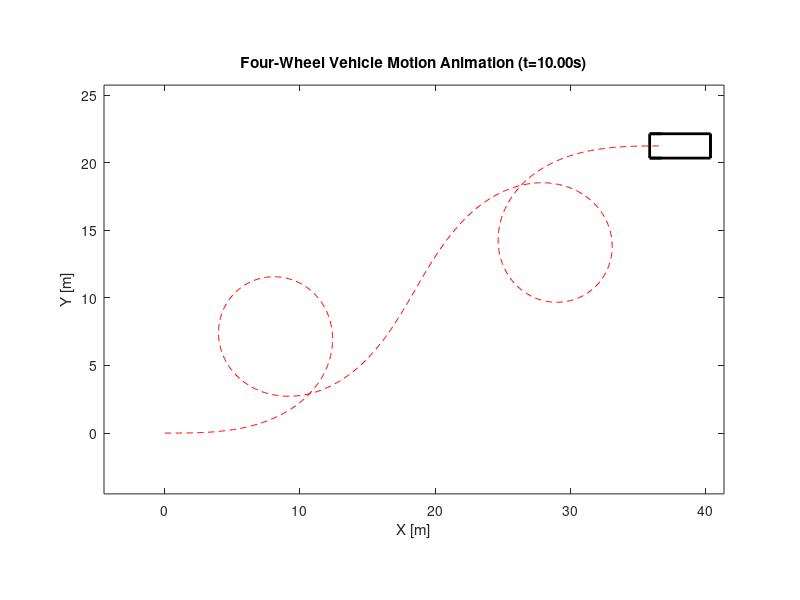

Recreate this plot in MATLAB.
% Parameters
L = 2.5; % wheelbase [m]
Lf = 1.25; % distance from front axle to CG [m]
Lr = L - Lf; % distance from rear axle to CG [m]
v = 10; % constant vehicle speed [m/s]
dt = 0.01; % time step [s]
T = 10; % total time [s]
t = 0:dt:T; % time vector
omega = 2 * pi / T; % angular frequency of the sine wave

% Generate steering angle signal (sin wave)
delta_f = sin(omega * t);

% Initialize vehicle states
x = zeros(1, length(t));
y = zeros(1, length(t));
theta = zeros(1, length(t));

% Simulate the four-wheel vehicle model
for i = 2:length(t)
    beta = atan((Lr / L) * tan(delta_f(i-1)));
    theta(i) = theta(i-1) + (v / L) * sin(beta) * dt;
    x(i) = x(i-1) + v * cos(theta(i-1)) * dt;
    y(i) = y(i-1) + v * sin(theta(i-1)) * dt;
end

% Plot the four-wheel vehicle motion animation
figure;
% for i = 1:length(t)
%     % Vehicle dimensions
%     vehicle_width = 1.8;
%     vehicle_length = 4.5;
%     
%     % Vehicle body
%     body = [x(i) + Lf * cos(theta(i)) - vehicle_length / 2 * cos(theta(i)), y(i) + Lf * sin(theta(i)) - vehicle_length / 2 * sin(theta(i));
%             x(i) + Lf * cos(theta(i)) + vehicle_length / 2 * cos(theta(i)), y(i) + Lf * sin(theta(i)) + vehicle_length / 2 * sin(theta(i))];
%     % Left and right wheels
%     left_wheel = [body(1,1) - vehicle_width / 2 * sin(theta(i)), body(1,2) + vehicle_width / 2 * cos(theta(i))];
%     right_wheel = [body(1,1) + vehicle_width / 2 * sin(theta(i)), body(1,2) - vehicle_width / 2 * cos(theta(i))];
%     
%     % Plot vehicle body
%     plot(body(:,1), body(:,2), 'k-', 'LineWidth', 2);
%     hold on;
%     
%     % Plot left and right wheels
%     plot([left_wheel(1), right_wheel(1)], [left_wheel(2), right_wheel(2)], 'k-', 'LineWidth', 2);
%     
%     % Plot vehicle trajectory
%     plot(x(1:i), y(1:i), 'r--');
%     
%     % Axis settings
%     axis equal;
%     xlim([min(x) - vehicle_length, max(x) + vehicle_length]);
%     ylim([min(y) - vehicle_length, max(y) + vehicle_length]);
%     xlabel('X [m]');
%     ylabel('Y [m]');
%     title(sprintf('Four-Wheel Vehicle Motion Animation (t=%.2fs)', t(i)));
%     
%     % Pause for animation
%     pause(0.01);
%     
%     % Clear current frame
%     if i < length(t)
%         clf;
%     end
% end

% Plot the four-wheel vehicle motion animation
figure;
for i = 1:length(t)
    % Vehicle dimensions
    vehicle_width = 1.8;
    vehicle_length = 4.5;
    
    % Corner positions
    p1 = [x(i) + Lf * cos(theta(i)) - vehicle_length / 2 * cos(theta(i)) - vehicle_width / 2 * sin(theta(i)), y(i) + Lf * sin(theta(i)) - vehicle_length / 2 * sin(theta(i)) + vehicle_width / 2 * cos(theta(i))];
    p2 = [x(i) + Lf * cos(theta(i)) - vehicle_length / 2 * cos(theta(i)) + vehicle_width / 2 * sin(theta(i)), y(i) + Lf * sin(theta(i)) - vehicle_length / 2 * sin(theta(i)) - vehicle_width / 2 * cos(theta(i))];
    p3 = [x(i) + Lf * cos(theta(i)) + vehicle_length / 2 * cos(theta(i)) + vehicle_width / 2 * sin(theta(i)), y(i) + Lf * sin(theta(i)) + vehicle_length / 2 * sin(theta(i)) - vehicle_width / 2 * cos(theta(i))];
    p4 = [x(i) + Lf * cos(theta(i)) + vehicle_length / 2 * cos(theta(i)) - vehicle_width / 2 * sin(theta(i)), y(i) + Lf * sin(theta(i)) + vehicle_length / 2 * sin(theta(i)) + vehicle_width / 2 * cos(theta(i))];
    
    % Plot vehicle body
    plot([p1(1), p2(1), p3(1), p4(1), p1(1)], [p1(2), p2(2), p3(2), p4(2), p1(2)], 'k-', 'LineWidth', 2);
    hold on;
    
    % Plot front wheels
    wheel_length = vehicle_width * 0.4;
    left_front_wheel = [p1(1) + Lf * wheel_length * cos(delta_f(i)), p1(2) + Lf * wheel_length * sin(delta_f(i))];
    right_front_wheel = [p2(1) + Lf * wheel_length * cos(delta_f(i)), p2(2) + Lf * wheel_length * sin(delta_f(i))];
    plot([p1(1), left_front_wheel(1)], [p1(2), left_front_wheel(2)], 'k-', 'LineWidth', 2);
    plot([p2(1), right_front_wheel(1)], [p2(2), right_front_wheel(2)], 'k-', 'LineWidth', 2);
    
    % Plot rear wheels
    plot([p4(1), p3(1)], [p4(2), p3(2)], 'k-', 'LineWidth', 2);
    
    % Plot vehicle trajectory
    plot(x(1:i), y(1:i), 'r--');
    
    % Axis settings
    axis equal;
    xlim([min(x) - vehicle_length, max(x) + vehicle_length]);
    ylim([min(y) - vehicle_length, max(y) + vehicle_length]);
    xlabel('X [m]');
    ylabel('Y [m]');
    title(sprintf('Four-Wheel Vehicle Motion Animation (t=%.2fs)', t(i)));
        % Pause for animation
    pause(0.01);
    
    % Clear current frame
    if i < length(t)
        clf;
    end
end


